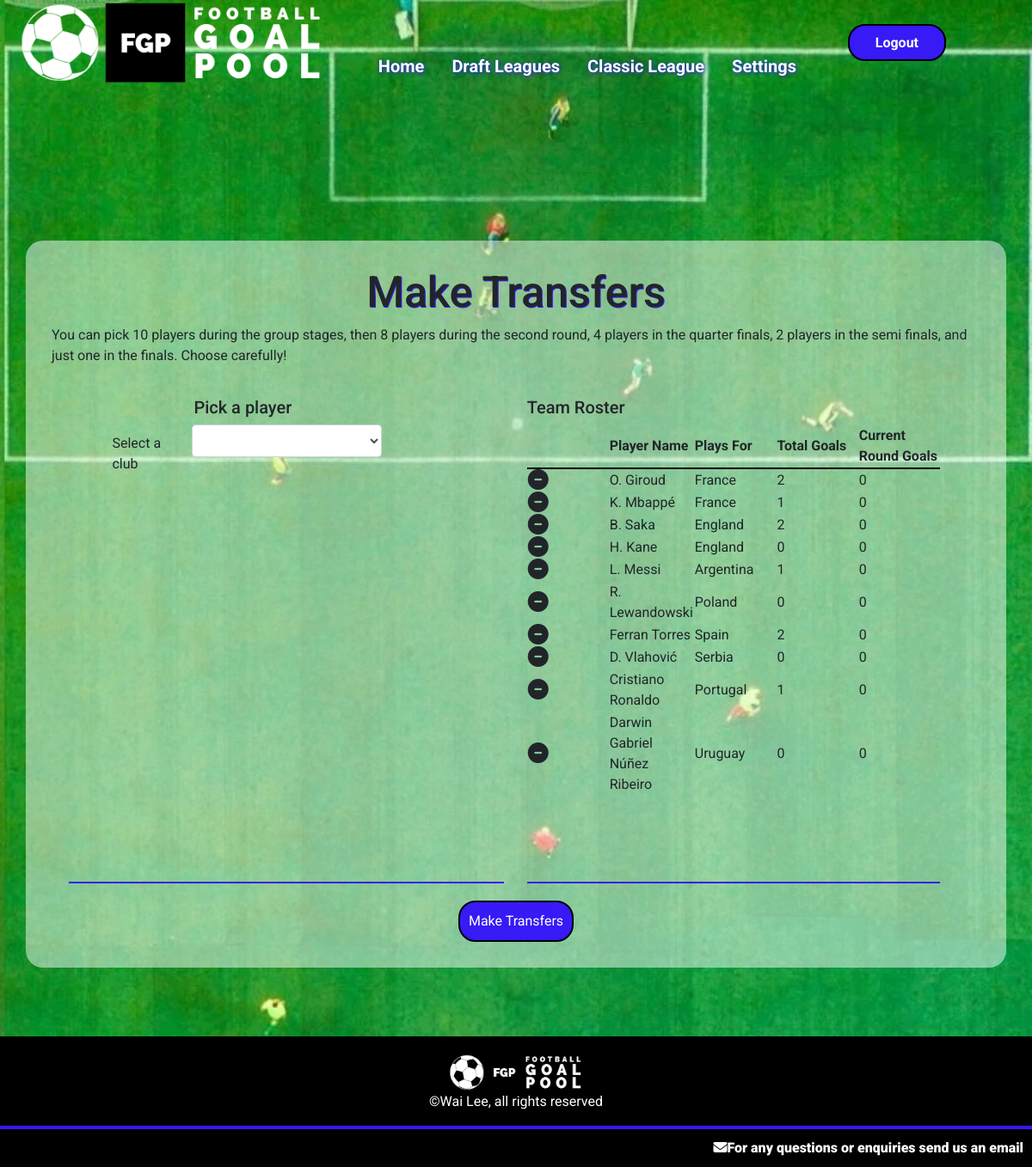
The app's page /globaltransfers (signed in), older data.
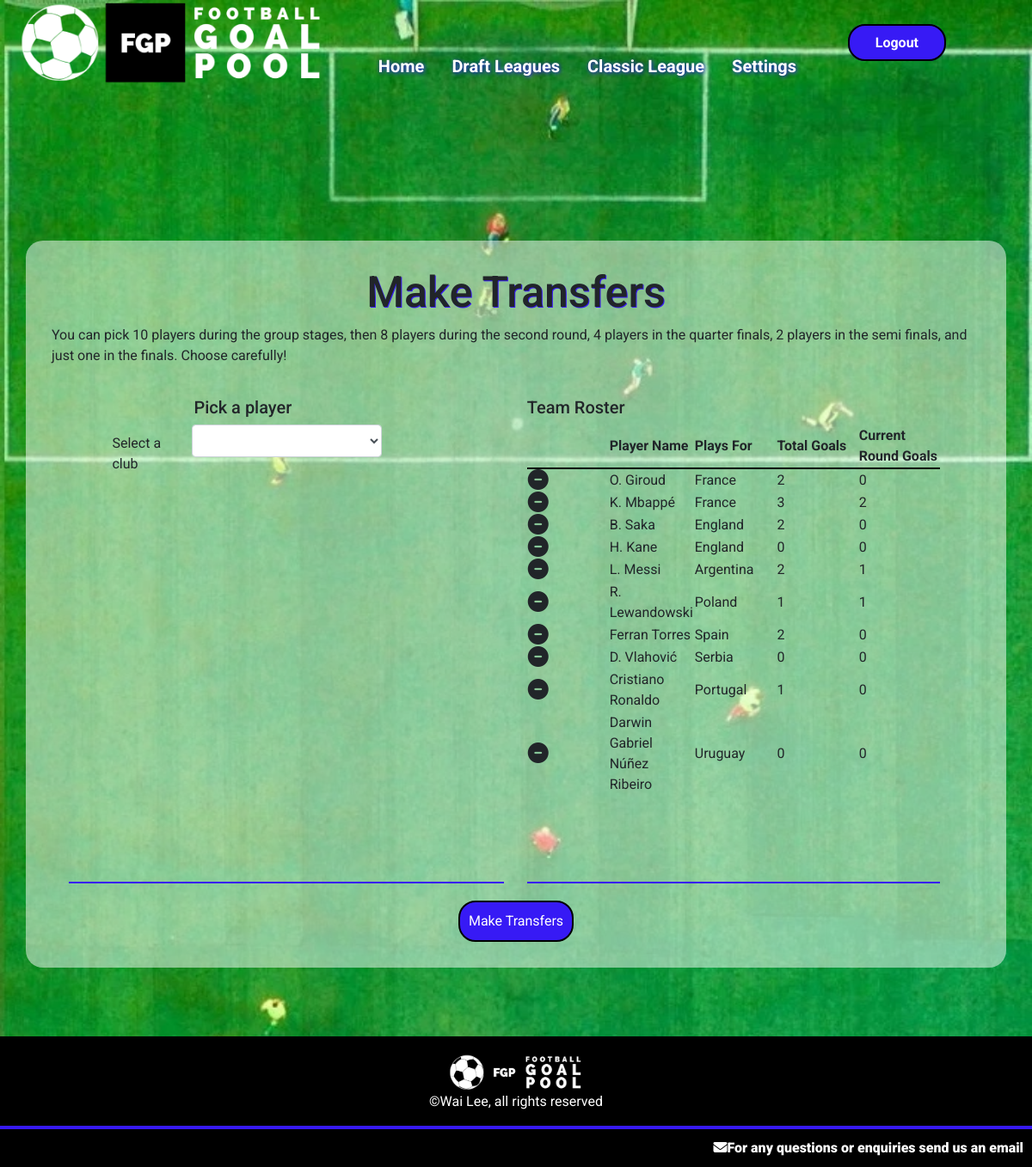
The same page, newer data.
### goalpoolapp/models.py (models this page shows, shortened)
class Player(models.Model):
    playercode = models.IntegerField()
    leagues = models.ManyToManyField(League, related_name="leagueplayers", blank=True)
    nickname = models.CharField(max_length=64)
    goals = models.IntegerField(default=0)
    country = models.ForeignKey(Country, on_delete=models.CASCADE, related_name="players")
    currentweekgoals = models.IntegerField(default=0)
    position = models.CharField(max_length=12)
    pic = models.CharField(max_length=100)

class Country(models.Model):
    countryname = models.CharField(max_length=20)
    countrypic = models.CharField(max_length=100)
    countryid = models.IntegerField()

### goalpoolapp/views.py (the view, shortened to what this page needs)
# urls.py: path('globaltransfers', views.globaltransfers, name='globaltransfers'),
@login_required
def globaltransfers(request):
    global_league = getGlobalLeague()
    userteam = Team.objects.get(league=global_league, manager=request.user)
    if request.method == "GET":
        return render(request, 'goalpoolapp/globaltransfers.html', {
            'league': global_league,
            'team': userteam
        })

### goalpoolapp/functions.py (called while the page is built)
def getGlobalLeague():
    return League.objects.get(id='19')

### goalpoolapp/templates/goalpoolapp/globaltransfers.html (shortened to what this page needs)
{% extends "goalpoolapp/layout.html" %}
{% load static %}
{% block body %}
<div id="main-page-content-container">
    <div id="main-page-content">
        <h2>Make Transfers</h2>
        <p> You can pick 10 players during the group stages, then 8 players during the second round, 4 players in the quarter finals, 2 players in the semi finals, and just one in the finals. Choose carefully!</p>
        <div class="leagueinformation">
            <div class="form-container">
                <div class="form-group centeredinput">
                    <h5>Pick a player</h5>
                    <div class="form-group draftselect">
                        <label for="teamselect" class="label teamlabel">Select a club</label>
                        <select id="globalteamselect" class="form-control"></select>
                    </div>
                </div>
            </div>
            <div id="globalteamtable">
                <div class="form-container">
                    <h5>Team Roster</h5>
                    <table class="playerleaguetable" id="pickplayertable">
                        <tr>
                            <th></th>
                            <th>Player Name</th>
                            <th>Plays For</th>
                            <th>Total Goals</th>
                            <th>Current Round Goals</th>
                        </tr>
                        {% for player in team.provisionalplayers.all %}
                            <tr id="row{{ player.playercode }}">
                                <td>
                                    <a class="removeplayer" data-value="{{ player.playercode }}">
                                        <i class="fa-solid fa-circle-minus fa-xl"></i>
                                    </a>
                                </td>
                                <td id="name{{ player.playercode }}">{{ player.nickname }}</td>
                                <td>{{ player.country }}</td>
                                <td>{{ player.goals }}</td>
                                <td>{{ player.currentweekgoals }}</td>
                            </tr>
                        {% empty %}
                            {% for player in team.players.all %}
                            <tr id="row{{ player.playercode }}">
                                <td>
                                    <a class="removeplayer" data-value="{{ player.playercode }}">
                                        <i class="fa-solid fa-circle-minus fa-xl"></i>
                                    </a>
                                </td>
                                <td id="name{{ player.playercode }}">{{ player.nickname }}</td>
                                <td>{{ player.country.countryname }}</td>
                                <td>{{ player.goals }}</td>
                                <td>{{ player.currentweekgoals }}</td>
                            </tr>
                            {% endfor %}
                        {% endfor %}
                    </table>
                </div>
            </div>
    </div>
    <span class="button" id="transfersubmit">Make Transfers</span>
</div>
{% endblock %}

Row changes from the older to the newer data that the page shows:
changed Player "K. Mbappé": goals "1" → "3"; currentweekgoals "0" → "2"
changed Player "L. Messi": goals "1" → "2"; currentweekgoals "0" → "1"
changed Player "R. Lewandowski": goals "0" → "1"; currentweekgoals "0" → "1"
